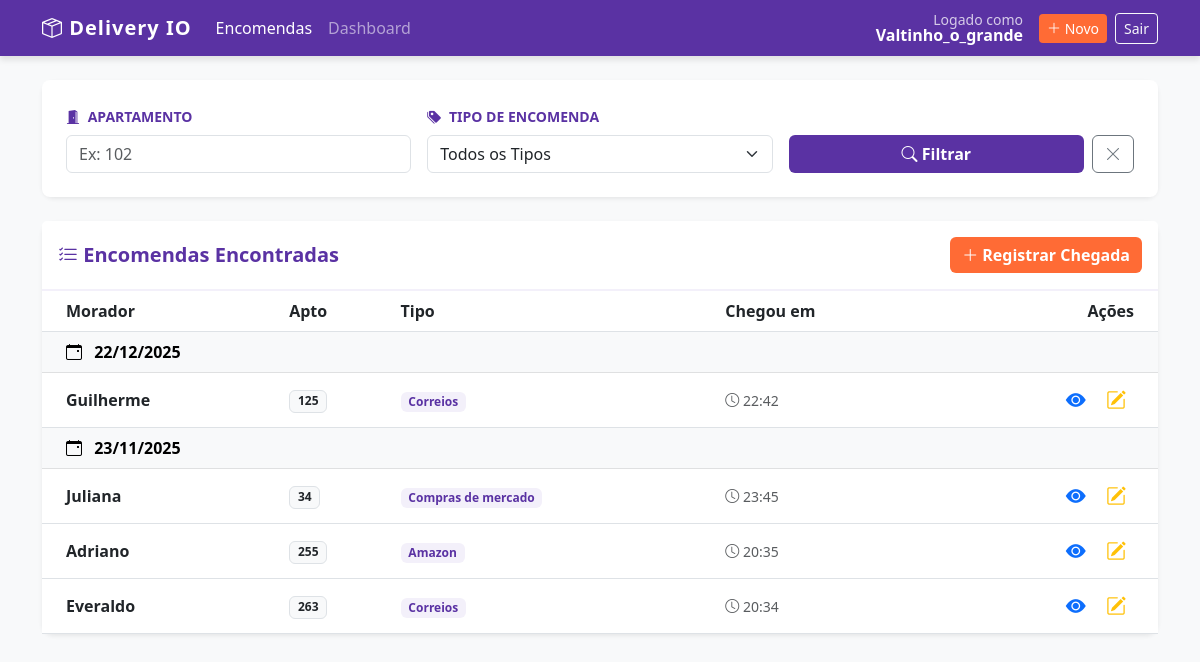
Page /package/list/ (signed in) on the committed database.
### users/models.py (models this page shows, shortened)
class CustomUser(AbstractUser):
    email = models.EmailField(unique=True)
    building = models.ForeignKey(
        'building.Building',
        on_delete=models.SET_NULL,
        null=True,
    )

### package/models.py (models this page shows, shortened)
class Package(models.Model):
    owner_name = models.CharField(max_length=200)
    ap_number = models.PositiveSmallIntegerField(
        validators=[
            MinValueValidator(11),
            MaxValueValidator(283)
        ]
    )
    package_type = models.ForeignKey(
        'type.Type',
        on_delete=models.PROTECT,
        null=True,
        blank=True,
    )
    user_deliver = models.ForeignKey(
        'users.CustomUser',
        on_delete=models.PROTECT,
    )
    building = models.ForeignKey(
        'building.Building',
        on_delete=models.PROTECT,
        null=True
    )
    created_at = models.DateTimeField(auto_now_add=True)
    updated_at = models.DateTimeField(auto_now=True)
    photo_field = models.ImageField(
        upload_to='comprovantes/'
    )

### type/models.py (models this page shows)
class Type(models.Model):
    id = models.AutoField(primary_key=True)
    type = models.CharField(max_length=400)
    def __str__(self):
        return self.type

### package/views.py (the view)
# urls.py: path('package/list/', views.PackageListView.as_view(), name='packages_list'),
class PackageListView(LoginRequiredMixin, ListView):
    model = Package
    template_name = 'package_list.html'
    context_object_name = 'packages'
    paginate_by = 10
    def get_queryset(self):
        query = Package.objects.filter(building=self.request.user.building)
        type = self.request.GET.get('package_type',)
        ap_number = self.request.GET.get('ap_number',)
        if type:
            query = query.filter(package_type__id=type)
        if ap_number:
            query =  query.filter(ap_number__icontains=ap_number)
        return query.order_by('-created_at')
    def get_context_data(self, **kwargs):
        context = super().get_context_data(**kwargs)
        context['all_types'] = Type.objects.all()
        context['selected_type'] = self.request.GET.get('package_type', '')
        context['selected_apto'] = self.request.GET.get('ap_number', '')
        return context

### package/templates/package_list.html (shortened to what this page needs)
{% extends 'base.html' %}
{% block content %}
<div class="card shadow-sm border-0 mb-4">
    <div class="card-body bg-white rounded-3 p-4">
        <form method="get" class="row g-3 align-items-end">
            <div class="col-md-4">
                <label class="form-label text-purple fw-bold small text-uppercase">
                    <i class="bi bi-door-open-fill me-1"></i> Apartamento
                </label>
                <input type="text" name="ap_number" class="form-control"
                       placeholder="Ex: 102" value="{{ selected_apto }}">
            </div>
           <div class="col-md-4">
    <label class="form-label text-purple fw-bold small text-uppercase">
        <i class="bi bi-tags-fill me-1"></i> Tipo de Encomenda
    </label>
   <select name="package_type" class="form-select">
    <option value="">Todos os Tipos</option>
</select>
</div>
            <div class="col-md-4 d-flex gap-2">
                <button type="submit" class="btn btn-purple flex-grow-1 fw-bold">
                    <i class="bi bi-search"></i> Filtrar
                </button>
                <a href="{% url 'packages_list' %}" class="btn btn-outline-secondary" title="Limpar Filtros">
                    <i class="bi bi-x-lg"></i>
                </a>
            </div>
        </form>
    </div>
</div>
<div class="card shadow-sm border-0">
    <div class="card-header bg-white d-flex justify-content-between align-items-center py-3">
        <h5 class="m-0 text-purple fw-bold"><i class="bi bi-list-check"></i> Encomendas Encontradas</h5>
        <a href="{% url 'package_create' %}" class="btn btn-orange text-white fw-bold">
            <i class="bi bi-plus-lg"></i> Registrar Chegada
        </a>
    </div>
    <div class="card-body p-0">
        <div class="table-responsive">
            <table class="table table-hover align-middle mb-0">
                <thead class="bg-light text-secondary">
                    <tr>
                        <th class="ps-4">Morador</th>
                        <th>Apto</th>
                        <th>Tipo</th>
                        <th>Chegou em</th>
                        <th class="text-end pe-4">Ações</th>
                    </tr>
                </thead>
                <tbody>
                    {% regroup packages by created_at|date:"d/m/Y" as date_list %}
                    {% for date in date_list %}
                        <tr class="table-light">
                            <td colspan="5" class="fw-bold text-purple ps-4">
                                <i class="bi bi-calendar-event me-2"></i> {{ date.grouper }}
                            </td>
                        </tr>
                        {% for package in date.list %}
                        <tr>
                            <td class="ps-4 fw-semibold text-dark">{{ package.owner_name }}</td>
                            <td><span class="badge bg-light text-dark border">{{ package.ap_number }}</span></td>
                            <td>
                                <span class="badge bg-light-purple text-purple border border-0">
                                    {{ package.package_type }}
                                </span>
                            </td>
                            <td class="text-muted small">
                                <i class="bi bi-clock"></i> {{ package.created_at|date:"H:i" }}
                            </td>
                            <td class="text-end pe-4">
                                <a href="{% url 'package_detail' package.id %}" class="btn btn-sm btn-outline-primary border-0">
                                    <i class="bi bi-eye-fill fs-5"></i>
                                </a>
                                <a href="{% url 'package_update' package.id %}" class="btn btn-sm btn-outline-warning border-0">
                                    <i class="bi bi-pencil-square fs-5"></i>
                                </a>
                            </td>
                        </tr>
                        {% endfor %}
                    {% endfor %}
                </tbody>
            </table>
        </div>
    </div>
</div>
{% endblock %}

### templates/base.html (shortened to what this page needs)
<!DOCTYPE html>
<html lang="pt-br">
<head>
    <link href="https://cdn.jsdelivr.net/npm/bootstrap@5.3.0/dist/css/bootstrap.min.css" rel="stylesheet">
    <link rel="stylesheet" href="https://cdn.jsdelivr.net/npm/bootstrap-icons@1.10.0/font/bootstrap-icons.css">
</head>
<body>
    <nav class="navbar navbar-expand-lg navbar-dark navbar-custom mb-4">
        <div class="container">
            <a class="navbar-brand" href="{% url 'packages_list' %}">
                <i class="bi bi-box-seam"></i> Delivery IO
            </a>
            <div class="collapse navbar-collapse" id="navbarNav">
                <ul class="navbar-nav me-auto">
                    <li class="nav-item">
                        <a class="nav-link active" href="{% url 'packages_list' %}">Encomendas</a>
                    </li>
                    <li class="nav-item">
                        <a class="nav-link" href="{% url 'dashboard' %}">Dashboard</a>
                    </li>
                </ul>
                {% if user.is_authenticated %}
                {% with url_name=request.resolver_match.url_name %}
                {% if url_name != 'login' and url_name != 'create_user' %}
                <div class="d-flex align-items-center text-white">
                    <div class="me-3 text-end lh-1">
                        <small class="d-block opacity-75">Logado como</small>
                        <span class="fw-bold">{{ user.username }}</span>
                    </div>
                    <a href="{% url 'package_create' %}" class="btn btn-orange btn-sm">
                        <i class="bi bi-plus-lg"></i> Novo
                    </a>
                    <form action="{% url 'login' %}" method="post" class="ms-2">
                        <button type="submit" class="btn btn-outline-light btn-sm">Sair</button>
                    </form>
                </div>
                {% endif %}
                {% endwith %}
                {% endif %}
            </div>
        </div>
    </nav>
    <div class="container pb-5">
        {% block content %}
        {% endblock %}
    </div>
</body>
</html>

### templates/base.html (style rules this page uses)
:root { --primary-purple: #5a32a3; --light-purple: #f3f0fa; --accent-orange: #ff6b35; --dark-bg: #1a1a1a; }
body { background-color: #f8f9fa; font-family: 'Segoe UI', Tahoma, Geneva, Verdana, sans-serif; }
.navbar-custom { background-color: var(--primary-purple); box-shadow: 0 4px 6px rgba(0, 0, 0, 0.1); }
.navbar-brand { font-weight: bold; letter-spacing: 1px; }
.btn-purple { background-color: var(--primary-purple); color: white; border: none; }
.btn-orange { background-color: var(--accent-orange); color: white; border: none; }
.text-purple { color: var(--primary-purple); }
.card { border: none; border-radius: 12px; box-shadow: 0 2px 15px rgba(0, 0, 0, 0.05); }
.card-header { background-color: white; border-bottom: 2px solid var(--light-purple); font-weight: 600; color: var(--primary-purple); }

### package/templates/package_list.html (style rules this page uses)
.bg-light-purple { background-color: #f3f0fa; }

### rows in the picture
CustomUser: username "Valtinho_o_grande"
Package: owner_name "Guilherme", ap_number "125", package_type "Correios", created_at "22:42"
Package: owner_name "Juliana", ap_number "34", package_type "Compras de mercado", created_at "23:45"
Package: owner_name "Adriano", ap_number "255", package_type "Amazon", created_at "20:35"
Package: owner_name "Everaldo", ap_number "263", package_type "Correios", created_at "20:34"

### other values in the picture
{{ date.grouper }} "22/12/2025" "23/11/2025"
